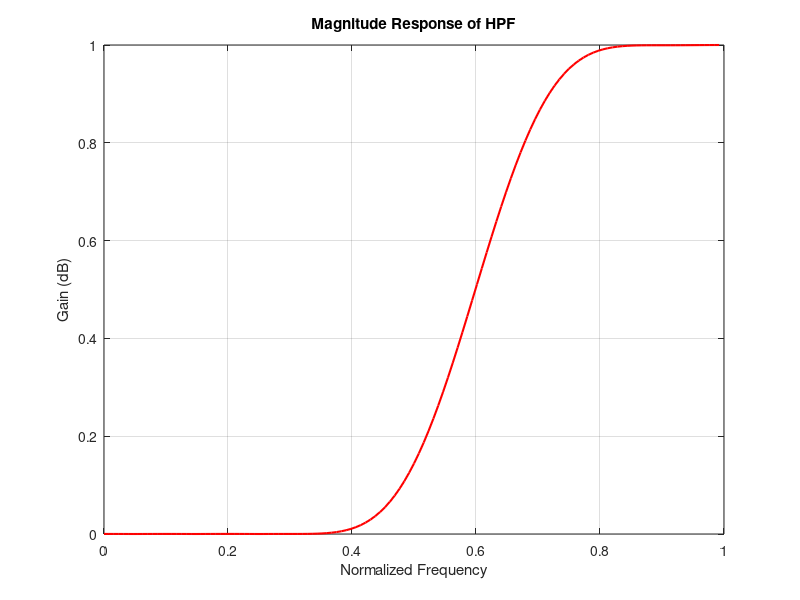
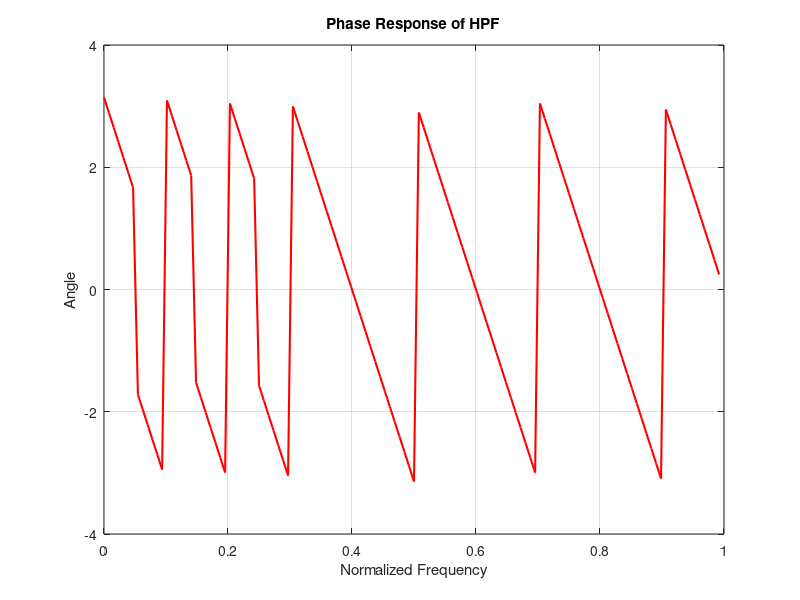
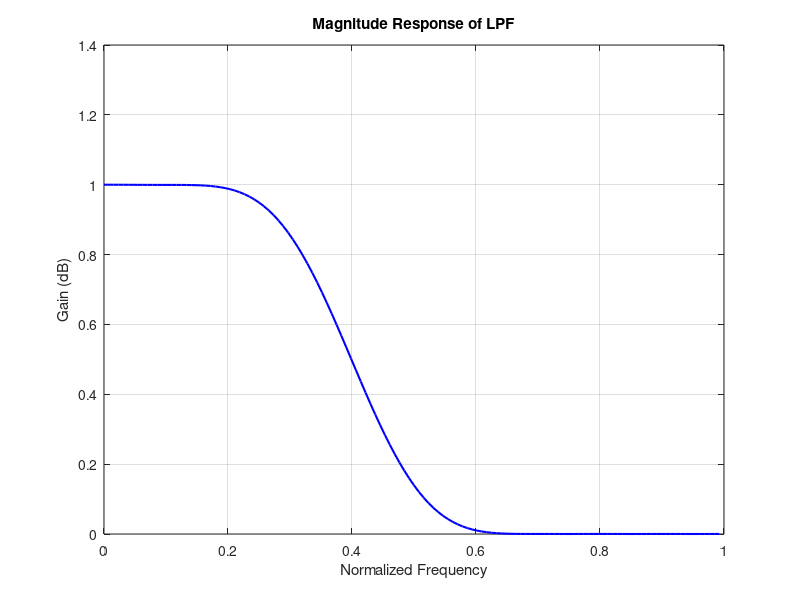
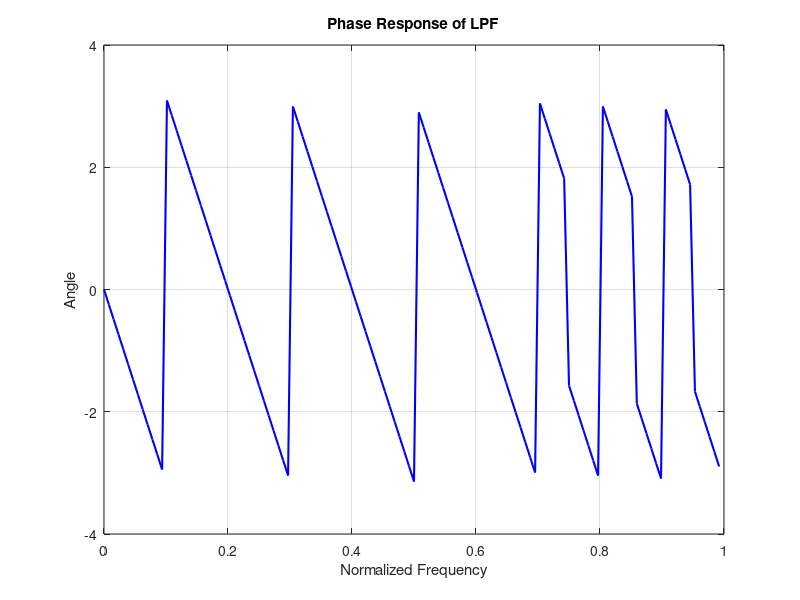

The MATLAB script that drew these images, in order:
clc;
clear all;
close all;

% Parameters
n = 20;              % Filter order
fs = 1000;           % Sampling frequency

% High-Pass Filter (HPF)
fp_hpf = 300;        % Passband frequency for HPF
fq_hpf = 200;        % Stopband frequency for HPF
fn_hpf = 2 * fp_hpf / fs;  % Normalized frequency for HPF

% Apply Blackman window for HPF
window_hpf = blackman(n + 1);

% Design High-Pass Filter
b_hpf = fir1(n, fn_hpf, 'high', window_hpf);

% Frequency response for HPF
[H_hpf, W_hpf] = freqz(b_hpf, 1, 128);

% Low-Pass Filter (LPF)
fp_lpf = 200;        % Passband frequency for LPF
fq_lpf = 300;        % Stopband frequency for LPF
fn_lpf = 2 * fp_lpf / fs;  % Normalized frequency for LPF

% Apply Blackman window for LPF
window_lpf = blackman(n + 1);

% Design Low-Pass Filter
b_lpf = fir1(n, fn_lpf, window_lpf);

% Frequency response for LPF
[H_lpf, W_lpf] = freqz(b_lpf, 1, 128);

% Plotting

% Plot magnitude response of HPF
figure;
plot(W_hpf / pi, abs(H_hpf), 'r', 'LineWidth', 1.5);
title('Magnitude Response of HPF');
ylabel('Gain (dB)');
xlabel('Normalized Frequency');
grid on;

% Plot phase response of HPF
figure;
plot(W_hpf / pi, angle(H_hpf), 'r', 'LineWidth', 1.5);
title('Phase Response of HPF');
ylabel('Angle');
xlabel('Normalized Frequency');
grid on;

% Plot magnitude response of LPF
figure;
plot(W_lpf / pi, abs(H_lpf), 'b', 'LineWidth', 1.5);
title('Magnitude Response of LPF');
ylabel('Gain (dB)');
xlabel('Normalized Frequency');
grid on;

% Plot phase response of LPF
figure;
plot(W_lpf / pi, angle(H_lpf), 'b', 'LineWidth', 1.5);
title('Phase Response of LPF');
ylabel('Angle');
xlabel('Normalized Frequency');
grid on;
